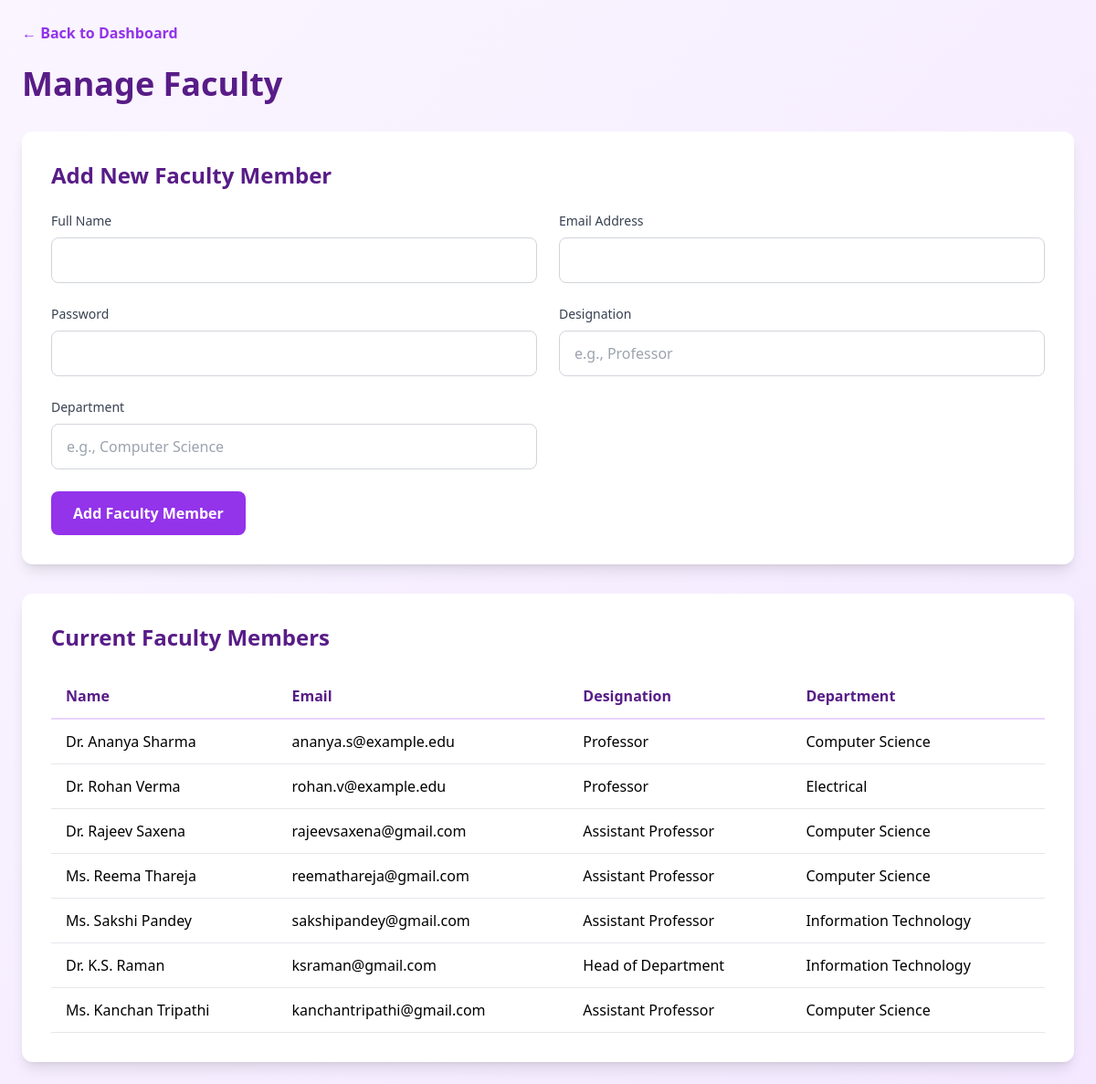
The app's page /admin/manage/faculty (signed in) with its own data.
### models.py (models this page shows, shortened)
class Faculty(db.Model):
    id = db.Column(db.Integer, primary_key=True)
    name = db.Column(db.String(100), nullable=False)
    designation = db.Column(db.String(100))
    department = db.Column(db.String(100))
    subjects = db.Column(db.Text)
    photo = db.Column(db.String(200))
    bio = db.Column(db.Text)
    joined_date = db.Column(db.Date)
    office = db.Column(db.String(100))
    phone = db.Column(db.String(20))
    email = db.Column(db.String(100), unique=True)
    linkedin = db.Column(db.String(255))
    password_hash = db.Column(db.String(255))
    login_status = db.Column(db.Boolean, default=False)
    session_token = db.Column(db.String(100))
    education = db.relationship('Education', backref='faculty', lazy=True)
    timetable = db.relationship('Timetable', backref='faculty', lazy=True)

### app.py (the view, shortened to what this page needs)
@app.route('/admin/manage/faculty', methods=['GET', 'POST'])
@admin_required
def manage_faculty():
    faculty_list = Faculty.query.all()
    return render_template('admin/manage-faculty.html', faculty_list=faculty_list)

### templates/admin/manage-faculty.html (shortened to what this page needs)
<!DOCTYPE html>
<html lang="en">
<head>
    <script src="https://cdn.tailwindcss.com"></script>
    <link rel="stylesheet" href="{{ url_for('static', filename='css/style.css') }}">
</head>
<body class="bg-gradient-to-br from-purple-50 to-purple-100">
    <div class="min-h-screen p-6">
        <div class="max-w-7xl mx-auto">
            <div class="mb-6">
                <a href="{{ url_for('admin_dashboard') }}" class="text-purple-600 hover:text-purple-800 font-semibold">← Back to Dashboard</a>
            </div>
            <h1 class="text-4xl font-bold text-purple-900 mb-8">Manage Faculty</h1>
            <div class="bg-white rounded-xl p-8 shadow-lg mb-8">
                <h2 class="text-2xl font-bold text-purple-900 mb-6">Add New Faculty Member</h2>
                <form method="POST" class="grid grid-cols-1 md:grid-cols-2 gap-6">
                    <div>
                        <label class="block text-sm font-medium text-gray-700 mb-2">Full Name</label>
                        <input type="text" name="name" required class="w-full px-4 py-3 rounded-lg border border-gray-300 focus:ring-2 focus:ring-purple-600 focus:border-purple-600">
                    </div>
                    <div>
                        <label class="block text-sm font-medium text-gray-700 mb-2">Email Address</label>
                        <input type="email" name="email" required class="w-full px-4 py-3 rounded-lg border border-gray-300 focus:ring-2 focus:ring-purple-600 focus:border-purple-600">
                    </div>
                    <div>
                        <label class="block text-sm font-medium text-gray-700 mb-2">Password</label>
                        <input type="password" name="password" required class="w-full px-4 py-3 rounded-lg border border-gray-300 focus:ring-2 focus:ring-purple-600 focus:border-purple-600">
                    </div>
                    <div>
                        <label class="block text-sm font-medium text-gray-700 mb-2">Designation</label>
                        <input type="text" name="designation" placeholder="e.g., Professor" class="w-full px-4 py-3 rounded-lg border border-gray-300 focus:ring-2 focus:ring-purple-600 focus:border-purple-600">
                    </div>
                    <div>
                        <label class="block text-sm font-medium text-gray-700 mb-2">Department</label>
                        <input type="text" name="department" placeholder="e.g., Computer Science" class="w-full px-4 py-3 rounded-lg border border-gray-300 focus:ring-2 focus:ring-purple-600 focus:border-purple-600">
                    </div>
                    <div class="md:col-span-2">
                        <button type="submit" class="bg-purple-600 text-white px-6 py-3 rounded-lg font-semibold hover:bg-purple-700 transition">
                            Add Faculty Member
                        </button>
                    </div>
                </form>
            </div>
            <div class="bg-white rounded-xl p-8 shadow-lg">
                <h2 class="text-2xl font-bold text-purple-900 mb-6">Current Faculty Members</h2>
                <div class="overflow-x-auto">
                    <table class="w-full">
                        <thead>
                            <tr class="border-b-2 border-purple-200">
                                <th class="text-left py-3 px-4 text-purple-900">Name</th>
                                <th class="text-left py-3 px-4 text-purple-900">Email</th>
                                <th class="text-left py-3 px-4 text-purple-900">Designation</th>
                                <th class="text-left py-3 px-4 text-purple-900">Department</th>
                            </tr>
                        </thead>
                        <tbody>
                            {% for faculty in faculty_list %}
                            <tr class="border-b border-gray-200 hover:bg-purple-50">
                                <td class="py-3 px-4">{{ faculty.name }}</td>
                                <td class="py-3 px-4">{{ faculty.email }}</td>
                                <td class="py-3 px-4">{{ faculty.designation or 'N/A' }}</td>
                                <td class="py-3 px-4">{{ faculty.department or 'N/A' }}</td>
                            </tr>
                            {% endfor %}
                        </tbody>
                    </table>
                </div>
            </div>
        </div>
    </div>
</body>
</html>

### static/css/style.css (style rules this page uses)
:root { --primary-purple: #7c3aed; --primary-purple-dark: #6d28d9; --primary-purple-light: #a78bfa; --secondary-purple: #8b5cf6; --accent-purple: #c4b5fd; --gradient-primary: linear-gradient(135deg, #7c3aed 0%, #6d28d9 100%); --gradient-secondary: linear-gradient(135deg, #8b5cf6 0%, #7c3aed 100%); --gradient-accent: linear-gradient(135deg, #a78bfa 0%, #c4b5fd 100%); --gradient-success: linear-gradient(135deg, #10b981 0%, #059669 100%); --gradient-warning: linear-gradient(135deg, #f59e0b 0%, #d97706 100%); --gradient-dark: linear-gradient(135deg, #1e1b4b 0%, #312e81 100%); }

### records on screen
Faculty: name "Dr. Ananya Sharma", email "ananya.s@example.edu", designation "Professor", department "Computer Science"
Faculty: name "Dr. Rohan Verma", email "rohan.v@example.edu", designation "Professor", department "Electrical"
Faculty: name "Dr. Rajeev Saxena", email "rajeevsaxena@gmail.com", designation "Assistant Professor", department "Computer Science"
Faculty: name "Ms. Reema Thareja", email "reemathareja@gmail.com", designation "Assistant Professor", department "Computer Science"
Faculty: name "Ms. Sakshi Pandey", email "sakshipandey@gmail.com", designation "Assistant Professor", department "Information Technology"
Faculty: name "Dr. K.S. Raman", email "ksraman@gmail.com", designation "Head of Department", department "Information Technology"
Faculty: name "Ms. Kanchan Tripathi", email "kanchantripathi@gmail.com", designation "Assistant Professor", department "Computer Science"
